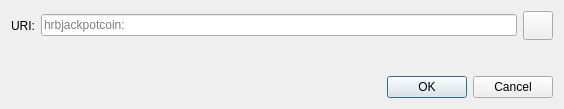
<?xml version="1.0" encoding="UTF-8"?>
<ui version="4.0">
 <class>OpenURIDialog</class>
 <widget class="QDialog" name="OpenURIDialog">
  <property name="geometry">
   <rect>
    <x>0</x>
    <y>0</y>
    <width>564</width>
    <height>109</height>
   </rect>
  </property>
  <property name="windowTitle">
   <string>Open hrbjackpotcoin URI</string>
  </property>
  <layout class="QVBoxLayout" name="verticalLayout">
   <item>
    <layout class="QHBoxLayout" name="horizontalLayout">
     <item>
      <widget class="QLabel" name="label">
       <property name="text">
        <string>URI:</string>
       </property>
      </widget>
     </item>
     <item>
      <widget class="QValidatedLineEdit" name="uriEdit">
       <property name="placeholderText">
        <string notr="true">hrbjackpotcoin:</string>
       </property>
      </widget>
     </item>
     <item>
      <widget class="QToolButton" name="pasteButton">
       <property name="toolTip">
        <string extracomment="Tooltip text for button that allows you to paste an address that is in your clipboard.">Paste address from clipboard</string>
       </property>
       <property name="text">
        <string/>
       </property>
       <property name="icon">
        <iconset resource="../hrbjackpotcoin.qrc">
         <normaloff>:/icons/editpaste</normaloff>:/icons/editpaste
        </iconset>
       </property>
       <property name="iconSize">
        <size>
         <width>22</width>
         <height>22</height>
        </size>
       </property>
      </widget>
     </item>
    </layout>
   </item>
   <item>
    <spacer name="verticalSpacer">
     <property name="orientation">
      <enum>Qt::Vertical</enum>
     </property>
     <property name="sizeHint" stdset="0">
      <size>
       <width>20</width>
       <height>40</height>
      </size>
     </property>
    </spacer>
   </item>
   <item>
    <widget class="QDialogButtonBox" name="buttonBox">
     <property name="orientation">
      <enum>Qt::Horizontal</enum>
     </property>
     <property name="standardButtons">
      <set>QDialogButtonBox::Cancel|QDialogButtonBox::Ok</set>
     </property>
    </widget>
   </item>
  </layout>
 </widget>
 <customwidgets>
  <customwidget>
   <class>QValidatedLineEdit</class>
   <extends>QLineEdit</extends>
   <header>qt/qvalidatedlineedit.h</header>
  </customwidget>
 </customwidgets>
 <resources/>
 <connections>
  <connection>
   <sender>buttonBox</sender>
   <signal>accepted()</signal>
   <receiver>OpenURIDialog</receiver>
   <slot>accept()</slot>
   <hints>
    <hint type="sourcelabel">
     <x>248</x>
     <y>254</y>
    </hint>
    <hint type="destinationlabel">
     <x>157</x>
     <y>274</y>
    </hint>
   </hints>
  </connection>
  <connection>
   <sender>buttonBox</sender>
   <signal>rejected()</signal>
   <receiver>OpenURIDialog</receiver>
   <slot>reject()</slot>
   <hints>
    <hint type="sourcelabel">
     <x>316</x>
     <y>260</y>
    </hint>
    <hint type="destinationlabel">
     <x>286</x>
     <y>274</y>
    </hint>
   </hints>
  </connection>
 </connections>
</ui>
